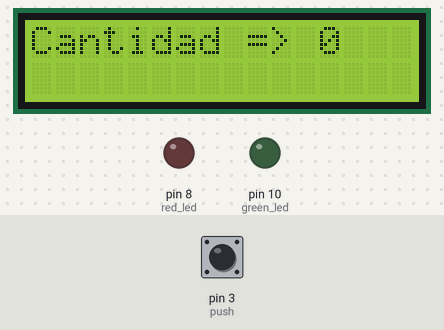
Recording of a sketch running on a simulated Arduino Uno, built with avr-gcc and run on an emulated ATmega328P. On the bench: 16×2 character LCD, output pins drawn as LEDs (lit = HIGH). Dashed ring = blinking. Inputs (shaded band) come from the test bench; at power-on: pin 3 (push) LOW.

Above: at 1.2 s.
1.3 s: pin 3 (push) pulled HIGH for 1 s
At 3.1 s:
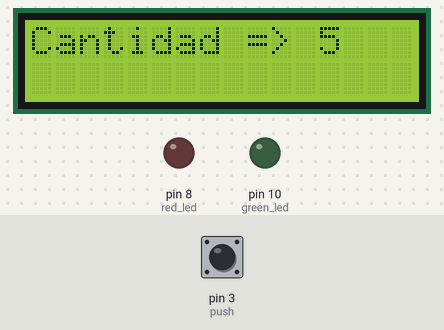
3.8 s: pin 3 (push) pulled HIGH for 3.2 s
At 7.81 s:
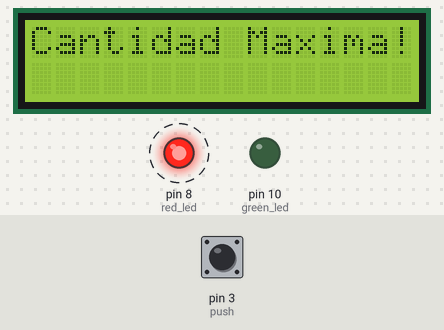
9.5 s: pin 3 (push) pulled HIGH for 1 s
At 11.1 s:
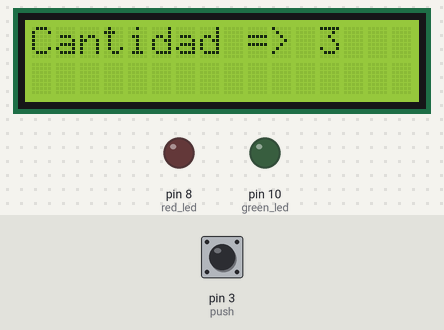
Timing chart, 0 to 12.6 s (numbered marks = the images above; inputs shaded):
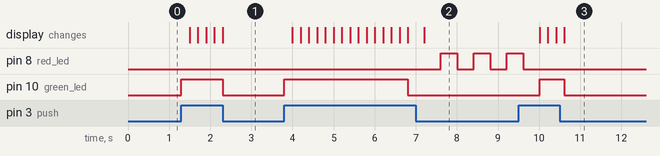

Measured:
- after the input at 1.3 s, pin 10 (green_led): LOW → HIGH at once, → LOW 1.0 s later; the display: first changes after 0.20 s (image 1 shows a later state)
- after the input at 3.8 s, pin 8 (red_led): alternates HIGH for 0.40 s and LOW for 0.40 s, starting after 3.8 s; pin 10 (green_led): LOW → HIGH at once, → LOW 3.0 s later; the display: first changes after 0.20 s (image 2 shows a later state)
- after the input at 9.5 s, pin 8 (red_led): goes on until 9.6 s, then stays LOW; pin 10 (green_led): LOW → HIGH after 0.52 s, → LOW 0.60 s later; the display: first changes after 0.52 s (image 3 shows a later state)

The sketch:

CountingMachine.ino
```cpp
#include<LiquidCrystal.h>
LiquidCrystal lcd(12, 11, 4, 5, 6, 7);

const int green_led = 10, red_led = 8, push = 3;

int push_status = 0;
int count = 0; // variable para contar pulsaciones

void setup() {
  pinMode(green_led, OUTPUT);
  pinMode(red_led, OUTPUT);
  pinMode(push, INPUT);
  lcd.begin(16,2);
  lcd.print("Cantidad => ");
}


void loop() {

  lcd.setCursor(12,0); // mover cursor a la posición 7,0
  //lcd.print(count); // mostrar el contador

  push_status = digitalRead(push);
  if(push_status == HIGH){
    digitalWrite(green_led, HIGH);
    count = count + 1; // incrementar el contador
    delay(200); // delay para evitar múltiples conteos por una sola pulsación
    digitalWrite(green_led, LOW);
  }

  lcd.print(count);

  if(count == 20){
    digitalWrite(green_led, LOW);
    maxblink();
  }

}

void maxblink(){
    lcd.clear();
    delay(400);
    lcd.print("Cantidad Maxima!");
    delay(400);

    while(digitalRead(push) == LOW){
    digitalWrite(red_led, HIGH);
    delay(400);
    digitalWrite(red_led, LOW);
    delay(400);
}


    // Esperar a que el botón sea presionado nuevamente
    while(digitalRead(push) == LOW){
      // Esperar
    }

    // Restablecer el contador y mostrar el mensaje del setup()
    count = 0;
    lcd.clear();
    lcd.print("Cantidad => ");
}
```
